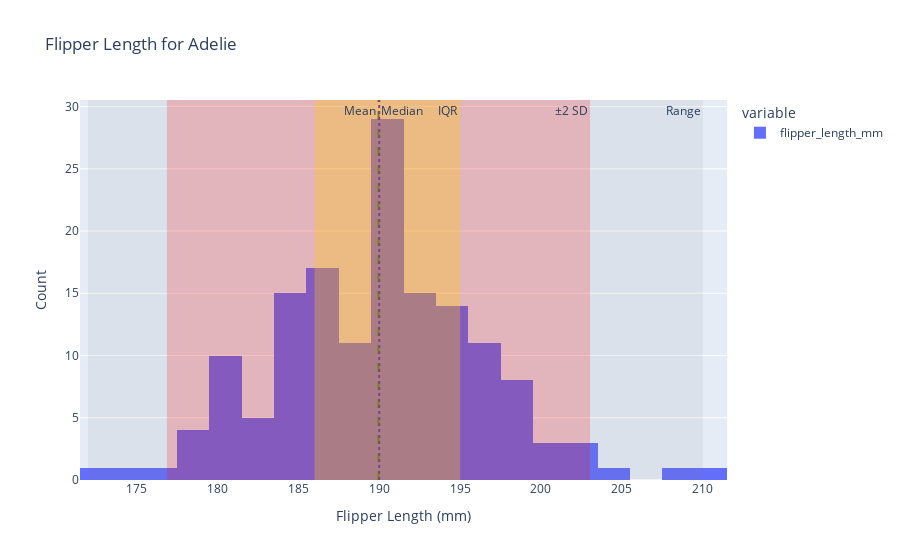
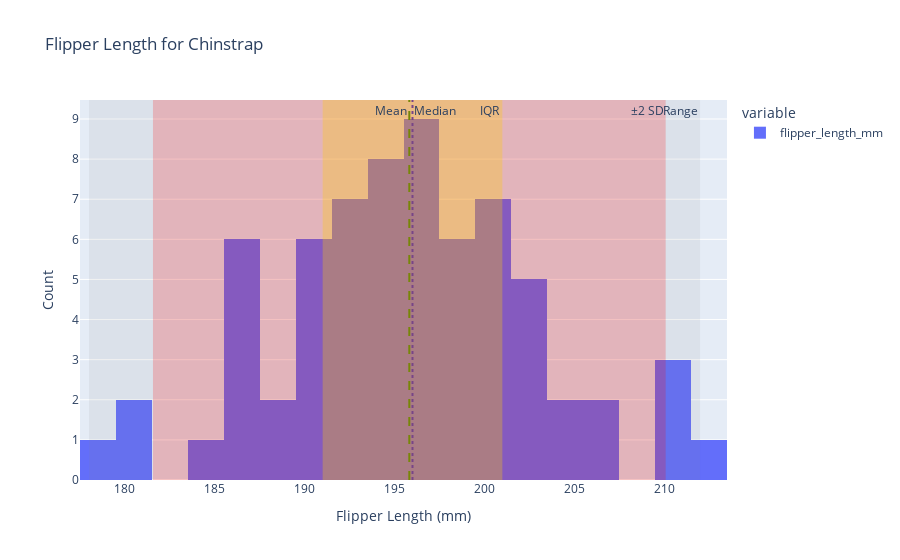
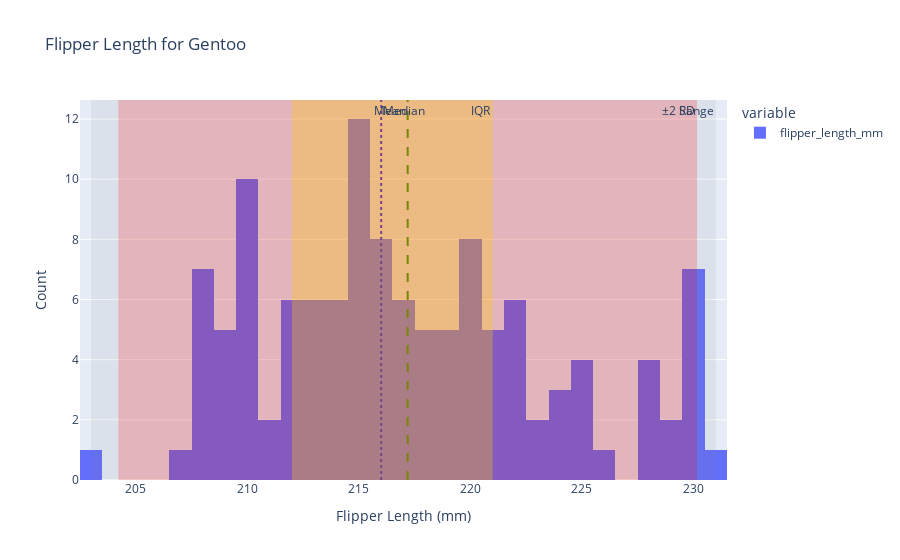

The code cell stored with these charts, in order, in its notebook:
### Markdown cell above
#### 1. Use *fig.add_[h/v]line()* and *fig.add_[h/v]rect()* to mark, respspectively, location (mean and median) and scale (range, interquartile range, and a range defined by two standard deviations away from the mean in both directions) of *flipper_length_mm* for each _species_ onto _plotly_ histograms of *flipper_length_mm* for each _species_ in the penguins dataset<br>

<details class="details-example"><summary style="color:blue"><u>Further Guidance</u></summary>

**Time Management Warning**: it takes a long time to make a figure, whether you're working with a ChatBot, or building it from scratch based on trial and error changes with your code. ChatBots remove the need to understand the detailed nuances of data visualization library arguments and construction procedures. But after you've passed the 30 minute range of effort working with your ChatBot for this problem to try to get what you want, then your only options are to start a new session and hope for a smoother experience based on improved clarity of your directions, or submit what you have along with a brief note highlighting the duration in your chatlog history where your efforts to make progress did not produce the desired outcome.

> The code referenced above [*fig.add_[h/v]line()*](https://plotly.com/python/horizontal-vertical-shapes/) and [*fig.add_[h/v]rect()*](https://plotly.com/python/line-charts/) refer to `fig.add_hline()` and `fig.add_hline()` and `fig.add_hrect()` and `fig.add_vrect()` which overly lines rectangles onto a figure from different orientation perspectives.
>
> - _There are several considerations in this problem..._
>     - _The histograms can be on the same figure, on separate figures, or separated into different panels in the same figure_
>     - _The elements within a figure should be well annotated, probobably using a so-called legend to help make sure annotations don't overlap each other and are clear and readible_
> - _There are several ways to approach this problem..._
>     - _You will likely be very pleased when you run the code returned to you as the result of pasting this question in as a prompt into a ChatBot session; but, you will also likely need to interact with the ChatBot to ask for adjustments to the code which give a final satisfactory figure (and this is the recommended approach to get the experience this problem intends you to have)_
>     - _**When using a ChatBot, if the code provided by your ChatBot results in an error, show the error to your ChatBot and iterate this process with the adjusted "fixed" code provided by the ChatBot... this process usually converges some something workable that's pretty close to what you were going for**_
>     - <u>**And don't forget, a ChatBot can explain what how code it provides works, if you ask it to...**</u>
>     - _You could alternatively figure out how to code this plot up for yourself by looking at the provided documentation links and perhaps using some additional google searchers or ChatBot queries to help out with specific issues or examples; and, if you end up interested in figuring out a little more how the code works that's great and definitely feel free to go ahead and do so, but at this stage the point of this problem is to understand the general ideas of figures themselves as opposed to being an expert about the code that generated them_
    
</details>

### Code cell
import plotly.express as px
import plotly.graph_objects as go
import seaborn as sns
import pandas as pd

# Load the penguins dataset
penguins = sns.load_dataset('penguins')

# Function to create histograms with statistical annotations
def create_histogram_with_stats(species):
    # Filter data for the specific species
    data = penguins[penguins['species'] == species]
    flipper_length = data['flipper_length_mm'].dropna()

    # Calculate statistics
    mean = flipper_length.mean()
    median = flipper_length.median()
    min_val = flipper_length.min()
    max_val = flipper_length.max()
    std_dev = flipper_length.std()
    q1 = flipper_length.quantile(0.25)
    q3 = flipper_length.quantile(0.75)

    # Create histogram
    fig = px.histogram(flipper_length, nbins=30, title=f'Flipper Length for {species}')
    
    # Add vertical lines for mean and median
    fig.add_vline(x=mean, line_dash="dash", line_color="green", annotation_text="Mean", annotation_position="top left")
    fig.add_vline(x=median, line_dash="dot", line_color="blue", annotation_text="Median", annotation_position="top right")

    # Add vertical rectangles for range, IQR, and two standard deviations
    fig.add_vrect(x0=min_val, x1=max_val, fillcolor="gray", opacity=0.1, line_width=0, annotation_text="Range", annotation_position="top right")
    fig.add_vrect(x0=q1, x1=q3, fillcolor="yellow", opacity=0.3, line_width=0, annotation_text="IQR", annotation_position="top right")
    fig.add_vrect(x0=mean-2*std_dev, x1=mean+2*std_dev, fillcolor="red", opacity=0.2, line_width=0, annotation_text="±2 SD", annotation_position="top right")

    fig.update_layout(xaxis_title="Flipper Length (mm)", yaxis_title="Count")
    
    return fig

# Generate plots for each species
species_list = penguins['species'].dropna().unique()
for species in species_list:
    fig = create_histogram_with_stats(species)
    fig.show()

### Figure 1 — Plotly figure (JSON) as saved in the notebook; plotly's stock layout.template omitted (floating-point values rounded to 4 significant figures; data arrays with more than 128 entries replaced by an {"elided": "..."} marker saying what was removed)
{"data": [{"alignmentgroup": "True", "bingroup": "x", "hovertemplate": "variable=flipper_length_mm<br>value=%{x}<br>count=%{y}<extra></extra>", "legendgroup": "flipper_length_mm", "marker": {"color": "#636efa", "pattern": {"shape": ""}}, "name": "flipper_length_mm", "nbinsx": 30, "offsetgroup": "flipper_length_mm", "orientation": "v", "showlegend": true, "type": "histogram", "x": {"elided": "151 int values"}, "xaxis": "x", "yaxis": "y"}], "layout": {"annotations": [{"showarrow": false, "text": "Mean", "x": 190.0, "xanchor": "right", "xref": "x", "y": 1, "yanchor": "top", "yref": "y domain"}, {"showarrow": false, "text": "Median", "x": 190, "xanchor": "left", "xref": "x", "y": 1, "yanchor": "top", "yref": "y domain"}, {"showarrow": false, "text": "Range", "x": 210, "xanchor": "right", "xref": "x", "y": 1, "yanchor": "top", "yref": "y domain"}, {"showarrow": false, "text": "IQR", "x": 195, "xanchor": "right", "xref": "x", "y": 1, "yanchor": "top", "yref": "y domain"}, {"showarrow": false, "text": "±2 SD", "x": 203.0, "xanchor": "right", "xref": "x", "y": 1, "yanchor": "top", "yref": "y domain"}], "barmode": "relative", "legend": {"title": {"text": "variable"}, "tracegroupgap": 0}, "shapes": [{"line": {"color": "green", "dash": "dash"}, "type": "line", "x0": 190.0, "x1": 190.0, "xref": "x", "y0": 0, "y1": 1, "yref": "y domain"}, {"line": {"color": "blue", "dash": "dot"}, "type": "line", "x0": 190, "x1": 190, "xref": "x", "y0": 0, "y1": 1, "yref": "y domain"}, {"fillcolor": "gray", "line": {"width": 0}, "opacity": 0.1, "type": "rect", "x0": 172, "x1": 210, "xref": "x", "y0": 0, "y1": 1, "yref": "y domain"}, {"fillcolor": "yellow", "line": {"width": 0}, "opacity": 0.3, "type": "rect", "x0": 186, "x1": 195, "xref": "x", "y0": 0, "y1": 1, "yref": "y domain"}, {"fillcolor": "red", "line": {"width": 0}, "opacity": 0.2, "type": "rect", "x0": 176.9, "x1": 203.0, "xref": "x", "y0": 0, "y1": 1, "yref": "y domain"}], "title": {"text": "Flipper Length for Adelie"}, "xaxis": {"anchor": "y", "domain": [0, 1], "title": {"text": "Flipper Length (mm)"}}, "yaxis": {"anchor": "x", "domain": [0, 1], "title": {"text": "Count"}}}}

### Figure 2 — Plotly figure (JSON) as saved in the notebook; plotly's stock layout.template omitted (floating-point values rounded to 4 significant figures)
{"data": [{"alignmentgroup": "True", "bingroup": "x", "hovertemplate": "variable=flipper_length_mm<br>value=%{x}<br>count=%{y}<extra></extra>", "legendgroup": "flipper_length_mm", "marker": {"color": "#636efa", "pattern": {"shape": ""}}, "name": "flipper_length_mm", "nbinsx": 30, "offsetgroup": "flipper_length_mm", "orientation": "v", "showlegend": true, "type": "histogram", "x": [192, 196, 193, 188, 197, 198, 178, 197, 195, 198, 193, 194, 185, 201, 190, 201, 197, 181, 190, 195, 181, 191, 187, 193, 195, 197, 200, 200, 191, 205, 187, 201, 187, 203, 195, 199, 195, 210, 192, 205, 210, 187, 196, 196, 196, 201, 190, 212, 187, 198, 199, 201, 193, 203, 187, 197, 191, 203, 202, 194, 206, 189, 195, 207, 202, 193, 210, 198], "xaxis": "x", "yaxis": "y"}], "layout": {"annotations": [{"showarrow": false, "text": "Mean", "x": 195.8, "xanchor": "right", "xref": "x", "y": 1, "yanchor": "top", "yref": "y domain"}, {"showarrow": false, "text": "Median", "x": 196, "xanchor": "left", "xref": "x", "y": 1, "yanchor": "top", "yref": "y domain"}, {"showarrow": false, "text": "Range", "x": 212, "xanchor": "right", "xref": "x", "y": 1, "yanchor": "top", "yref": "y domain"}, {"showarrow": false, "text": "IQR", "x": 201, "xanchor": "right", "xref": "x", "y": 1, "yanchor": "top", "yref": "y domain"}, {"showarrow": false, "text": "±2 SD", "x": 210.1, "xanchor": "right", "xref": "x", "y": 1, "yanchor": "top", "yref": "y domain"}], "barmode": "relative", "legend": {"title": {"text": "variable"}, "tracegroupgap": 0}, "shapes": [{"line": {"color": "green", "dash": "dash"}, "type": "line", "x0": 195.8, "x1": 195.8, "xref": "x", "y0": 0, "y1": 1, "yref": "y domain"}, {"line": {"color": "blue", "dash": "dot"}, "type": "line", "x0": 196, "x1": 196, "xref": "x", "y0": 0, "y1": 1, "yref": "y domain"}, {"fillcolor": "gray", "line": {"width": 0}, "opacity": 0.1, "type": "rect", "x0": 178, "x1": 212, "xref": "x", "y0": 0, "y1": 1, "yref": "y domain"}, {"fillcolor": "yellow", "line": {"width": 0}, "opacity": 0.3, "type": "rect", "x0": 191, "x1": 201, "xref": "x", "y0": 0, "y1": 1, "yref": "y domain"}, {"fillcolor": "red", "line": {"width": 0}, "opacity": 0.2, "type": "rect", "x0": 181.6, "x1": 210.1, "xref": "x", "y0": 0, "y1": 1, "yref": "y domain"}], "title": {"text": "Flipper Length for Chinstrap"}, "xaxis": {"anchor": "y", "domain": [0, 1], "title": {"text": "Flipper Length (mm)"}}, "yaxis": {"anchor": "x", "domain": [0, 1], "title": {"text": "Count"}}}}

### Figure 3 — Plotly figure (JSON) as saved in the notebook; plotly's stock layout.template omitted (floating-point values rounded to 4 significant figures)
{"data": [{"alignmentgroup": "True", "bingroup": "x", "hovertemplate": "variable=flipper_length_mm<br>value=%{x}<br>count=%{y}<extra></extra>", "legendgroup": "flipper_length_mm", "marker": {"color": "#636efa", "pattern": {"shape": ""}}, "name": "flipper_length_mm", "nbinsx": 30, "offsetgroup": "flipper_length_mm", "orientation": "v", "showlegend": true, "type": "histogram", "x": [211, 230, 210, 218, 215, 210, 211, 219, 209, 215, 214, 216, 214, 213, 210, 217, 210, 221, 209, 222, 218, 215, 213, 215, 215, 215, 216, 215, 210, 220, 222, 209, 207, 230, 220, 220, 213, 219, 208, 208, 208, 225, 210, 216, 222, 217, 210, 225, 213, 215, 210, 220, 210, 225, 217, 220, 208, 220, 208, 224, 208, 221, 214, 231, 219, 230, 214, 229, 220, 223, 216, 221, 221, 217, 216, 230, 209, 220, 215, 223, 212, 221, 212, 224, 212, 228, 218, 218, 212, 230, 218, 228, 212, 224, 214, 226, 216, 222, 203, 225, 219, 228, 215, 228, 216, 215, 210, 219, 208, 209, 216, 229, 213, 230, 217, 230, 217, 222, 214, 215, 222, 212, 213], "xaxis": "x", "yaxis": "y"}], "layout": {"annotations": [{"showarrow": false, "text": "Mean", "x": 217.2, "xanchor": "right", "xref": "x", "y": 1, "yanchor": "top", "yref": "y domain"}, {"showarrow": false, "text": "Median", "x": 216, "xanchor": "left", "xref": "x", "y": 1, "yanchor": "top", "yref": "y domain"}, {"showarrow": false, "text": "Range", "x": 231, "xanchor": "right", "xref": "x", "y": 1, "yanchor": "top", "yref": "y domain"}, {"showarrow": false, "text": "IQR", "x": 221, "xanchor": "right", "xref": "x", "y": 1, "yanchor": "top", "yref": "y domain"}, {"showarrow": false, "text": "±2 SD", "x": 230.2, "xanchor": "right", "xref": "x", "y": 1, "yanchor": "top", "yref": "y domain"}], "barmode": "relative", "legend": {"title": {"text": "variable"}, "tracegroupgap": 0}, "shapes": [{"line": {"color": "green", "dash": "dash"}, "type": "line", "x0": 217.2, "x1": 217.2, "xref": "x", "y0": 0, "y1": 1, "yref": "y domain"}, {"line": {"color": "blue", "dash": "dot"}, "type": "line", "x0": 216, "x1": 216, "xref": "x", "y0": 0, "y1": 1, "yref": "y domain"}, {"fillcolor": "gray", "line": {"width": 0}, "opacity": 0.1, "type": "rect", "x0": 203, "x1": 231, "xref": "x", "y0": 0, "y1": 1, "yref": "y domain"}, {"fillcolor": "yellow", "line": {"width": 0}, "opacity": 0.3, "type": "rect", "x0": 212, "x1": 221, "xref": "x", "y0": 0, "y1": 1, "yref": "y domain"}, {"fillcolor": "red", "line": {"width": 0}, "opacity": 0.2, "type": "rect", "x0": 204.2, "x1": 230.2, "xref": "x", "y0": 0, "y1": 1, "yref": "y domain"}], "title": {"text": "Flipper Length for Gentoo"}, "xaxis": {"anchor": "y", "domain": [0, 1], "title": {"text": "Flipper Length (mm)"}}, "yaxis": {"anchor": "x", "domain": [0, 1], "title": {"text": "Count"}}}}
